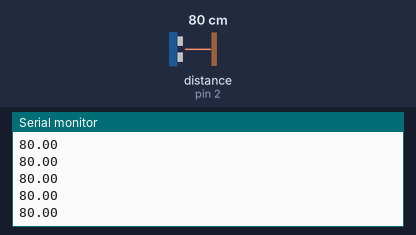
Simulated run of this sketch. Board: Arduino Uno, built with avr-gcc and run on an emulated ATmega328P. Shown: the last lines printed to the serial monitor. Wiring (inferred from the names in the program): ultrasonic range finder: trigger pin 3; echo pin 2. The inputs (shaded band) are chosen by the test bench; at power-on: distance to the obstacle (sensor on pin 2) 80 cm. The echo pulse lasts 58.3 µs per cm.

Above: at 1.2 s.
1.3 s: distance to the obstacle (sensor on pin 2) set to 2 cm
At 1.38 s:
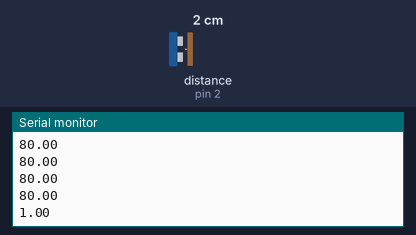
2.8 s: distance to the obstacle (sensor on pin 2) set to 4 cm
At 2.89 s:
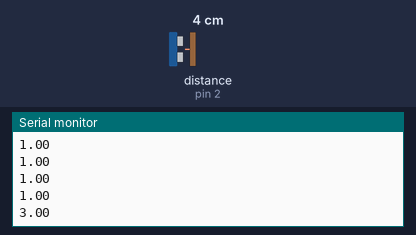
Timing chart, 0 to 5.8 s (numbered marks = the images above; inputs shaded):
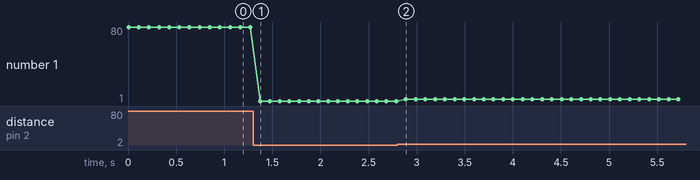

The sketch:

sensorSonar.ino
```cpp
#define echo 2
#define trig 3
unsigned long tempo;
double distancia;
void setup() {
  pinMode(trig, OUTPUT);
  pinMode(echo, INPUT);
  Serial.begin(9600);
  digitalWrite(trig, LOW);
}


void loop() {
  digitalWrite(trig, HIGH);
  delayMicroseconds (10);
  digitalWrite(trig, LOW);
  tempo = pulseIn(echo, HIGH);
  distancia = tempo/58;
  Serial.println(distancia);
  delay(100);
}
```

Measured:
- after the input at 1.3 s, the serial monitor: prints a new line after 0.07 s (image 1)
- after the input at 2.8 s, the serial monitor: prints a new line after 0.09 s (image 2)
- plotted number 1: 80 → 1 after the input at 1.3 s, 1 → 3 after the input at 2.8 s
